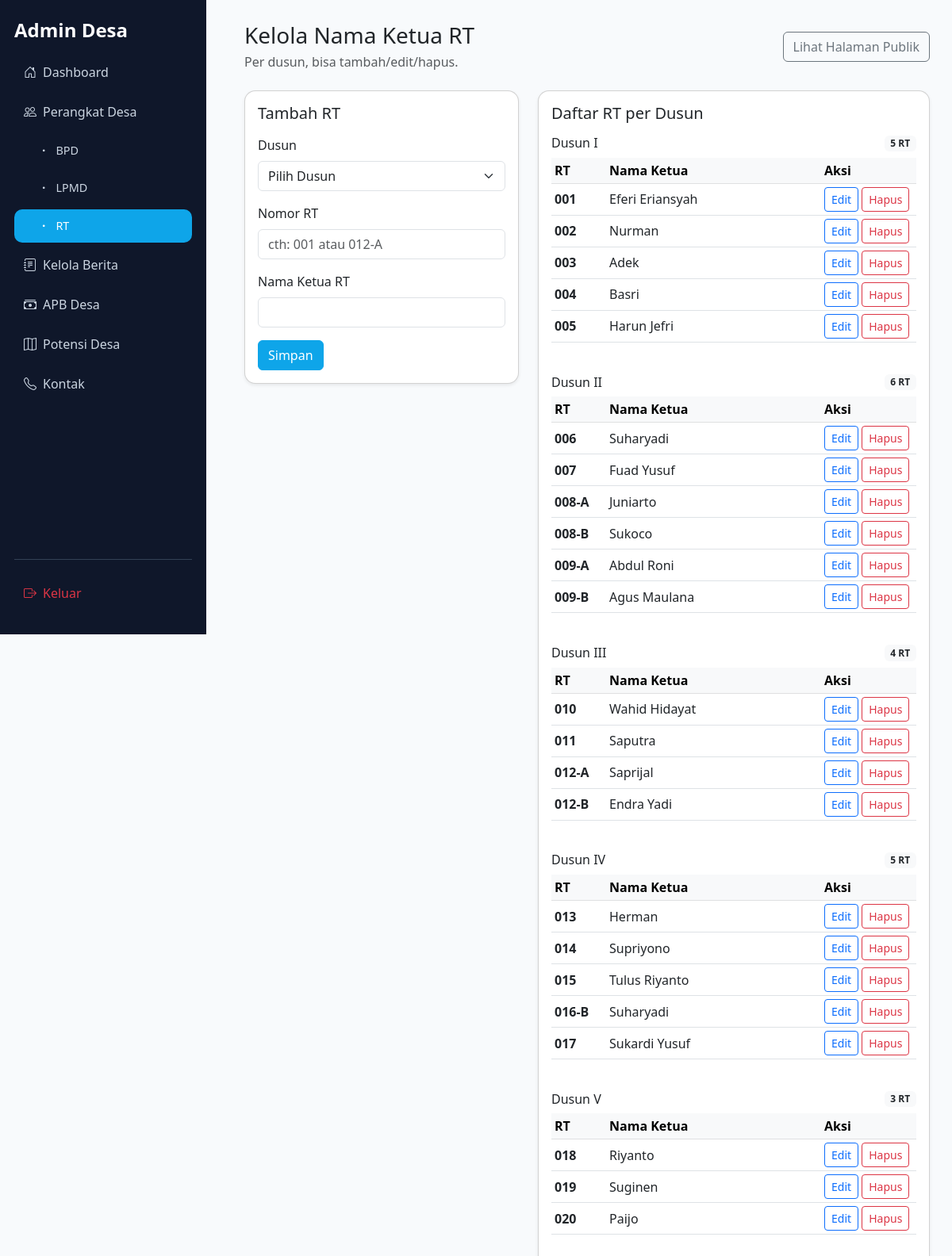
The app's page /admin/manage-rt.php (signed in) with its own data.
### tables this page shows
CREATE TABLE rt (
    id INT AUTO_INCREMENT PRIMARY KEY,
    dusun VARCHAR(5) NOT NULL,
    nomor_rt VARCHAR(10) NOT NULL,
    nama_ketua VARCHAR(100) NOT NULL,
    UNIQUE KEY unik_dusun_rt (dusun, nomor_rt)
);

### admin/manage-rt.php (the view, shortened to what this page needs)
<?php
require '../config/db.php';
$dusun_options = ['I','II','III','IV','V','VI','VII','VIII','IX','X','XI'];
$edit_data = null;
$data_rt = [];
$res = mysqli_query($conn, "SELECT * FROM rt ORDER BY FIELD(dusun,'I','II','III','IV','V','VI','VII','VIII','IX','X','XI'), nomor_rt ASC");
if ($res) {
    while ($row = mysqli_fetch_assoc($res)) {
        $data_rt[$row['dusun']][] = $row;
    }
}
?>
<!DOCTYPE html>
<html lang="id">
<head>
    <link href="https://cdn.jsdelivr.net/npm/bootstrap@5.3.0/dist/css/bootstrap.min.css" rel="stylesheet">
    <link href="https://cdn.jsdelivr.net/npm/bootstrap-icons@1.11.0/font/bootstrap-icons.css" rel="stylesheet">
</head>
<body>
    <div class="sidebar">
        <h4 class="fw-bold mb-3 text-white">Admin Desa</h4>
        <div style="flex: 1; overflow-y: auto;">
            <a href="index.php"><i class="bi bi-house-door me-2"></i>Dashboard</a>
            <a href="manage-struktur.php"><i class="bi bi-people me-2"></i>Perangkat Desa</a>
            <a href="manage-bpd.php" style="padding-left: 30px; font-size: 0.9em;"><i class="bi bi-dot me-2"></i>BPD</a>
            <a href="manage-lpmd.php" style="padding-left: 30px; font-size: 0.9em;"><i class="bi bi-dot me-2"></i>LPMD</a>
            <a href="manage-rt.php" class="active" style="padding-left: 30px; font-size: 0.9em;"><i class="bi bi-dot me-2"></i>RT</a>
            <a href="manage-berita.php"><i class="bi bi-journal-text me-2"></i>Kelola Berita</a>
            <a href="manage-apbdesa.php"><i class="bi bi-cash-stack me-2"></i>APB Desa</a>
            <a href="manage-potensi.php"><i class="bi bi-map me-2"></i>Potensi Desa</a>
            <a href="manage-kontak.php"><i class="bi bi-telephone me-2"></i>Kontak</a>
        </div>
        <div style="margin-top: auto; padding-top: 20px; border-top: 1px solid #334155;">
            <a href="logout.php" class="text-danger"><i class="bi bi-box-arrow-right me-2"></i>Keluar</a>
        </div>
    </div>
    <div class="content">
        <div class="d-flex justify-content-between align-items-center mb-4">
            <div>
                <h3 class="mb-1">Kelola Nama Ketua RT</h3>
                <p class="text-muted mb-0">Per dusun, bisa tambah/edit/hapus.</p>
            </div>
            <a class="btn btn-outline-secondary" href="struktur-organisasi.php" target="_blank">Lihat Halaman Publik</a>
        </div>
        <div class="row g-4">
            <div class="col-lg-5">
                <div class="card shadow-sm">
                    <div class="card-body">
                        <h5 class="card-title mb-3"><?php echo $edit_data ? 'Edit RT' : 'Tambah RT'; ?></h5>
                        <form method="post">
                            <div class="mb-3">
                                <label class="form-label">Dusun</label>
                                <select name="dusun" class="form-select" required>
                                    <option value="">Pilih Dusun</option>
                                </select>
                            </div>
                            <div class="mb-3">
                                <label class="form-label">Nomor RT</label>
                                <input type="text" name="nomor_rt" class="form-control" placeholder="cth: 001 atau 012-A" value="<?php echo $edit_data['nomor_rt'] ?? ''; ?>" required>
                            </div>
                            <div class="mb-3">
                                <label class="form-label">Nama Ketua RT</label>
                                <input type="text" name="nama_ketua" class="form-control" value="<?php echo $edit_data['nama_ketua'] ?? ''; ?>" required>
                            </div>
                            <div class="d-flex gap-2">
                                <button type="submit" name="simpan_rt" class="btn btn-primary">Simpan</button>
                            </div>
                        </form>
                    </div>
                </div>
            </div>
            <div class="col-lg-7">
                <div class="card shadow-sm">
                    <div class="card-body">
                        <h5 class="card-title mb-3">Daftar RT per Dusun</h5>
                        <?php if (empty($data_rt)): ?>
                            <p class="text-muted">Belum ada data RT.</p>
                        <?php else: ?>
                            <?php foreach ($dusun_options as $d): ?>
                                <?php if (empty($data_rt[$d])) continue; ?>
                                <div class="mb-4">
                                    <div class="d-flex justify-content-between align-items-center mb-2">
                                        <h6 class="mb-0">Dusun <?php echo $d; ?></h6>
                                        <span class="badge bg-light text-dark"><?php echo count($data_rt[$d]); ?> RT</span>
                                    </div>
                                    <div class="table-responsive">
                                        <table class="table table-sm align-middle">
                                            <thead class="table-light">
                                                <tr>
                                                    <th style="width:15%">RT</th>
                                                    <th>Nama Ketua</th>
                                                    <th style="width:120px">Aksi</th>
                                                </tr>
                                            </thead>
                                            <tbody>
                                                <?php foreach ($data_rt[$d] as $row): ?>
                                                    <tr>
                                                        <td><strong><?php echo htmlspecialchars($row['nomor_rt']); ?></strong></td>
                                                        <td><?php echo htmlspecialchars($row['nama_ketua']); ?></td>
                                                        <td>
                                                            <a class="btn btn-sm btn-outline-primary" href="manage-rt.php?edit=<?php echo $row['id']; ?>">Edit</a>
                                                            <a class="btn btn-sm btn-outline-danger" href="manage-rt.php?hapus=<?php echo $row['id']; ?>" onclick="return confirm('Hapus data RT ini?');">Hapus</a>
                                                        </td>
                                                    </tr>
                                                <?php endforeach; ?>
                                            </tbody>
                                        </table>
                                    </div>
                                </div>
                            <?php endforeach; ?>
                        <?php endif; ?>
                    </div>
                </div>
            </div>
        </div>
    </div>
</body>
</html>

### admin/manage-rt.php (style rules this page uses)
body { background:#f8fafc; }
.card { border-radius: 14px; }
.btn-primary { background:#0ea5e9; border-color:#0ea5e9; }
.sidebar { width:260px; background:#0f172a; min-height:100vh; position:fixed; color:#e2e8f0; padding:24px 18px; display: flex; flex-direction: column; }
.sidebar a { color:#cbd5e1; text-decoration:none; display:block; padding:10px 12px; border-radius:10px; margin-bottom:6px; }
.sidebar a.active, .sidebar a:hover { background:#0ea5e9; color:#fff; }
.content { margin-left:280px; padding:28px; }
table tr th, table tr td { vertical-align: middle; }

### records on screen
rt: nomor_rt "001", nama_ketua "Eferi Eriansyah"
rt: nomor_rt "002", nama_ketua "Nurman"
rt: nomor_rt "003", nama_ketua "Adek"
rt: nomor_rt "004", nama_ketua "Basri"
rt: nomor_rt "005", nama_ketua "Harun Jefri"
rt: nomor_rt "006", nama_ketua "Suharyadi"
rt: nomor_rt "007", nama_ketua "Fuad Yusuf"
rt: nomor_rt "008-A", nama_ketua "Juniarto"
rt: nomor_rt "008-B", nama_ketua "Sukoco"
rt: nomor_rt "009-A", nama_ketua "Abdul Roni"
rt: nomor_rt "009-B", nama_ketua "Agus Maulana"
rt: nomor_rt "010", nama_ketua "Wahid Hidayat"
rt: nomor_rt "011", nama_ketua "Saputra"
rt: nomor_rt "012-A", nama_ketua "Saprijal"
rt: nomor_rt "012-B", nama_ketua "Endra Yadi"
rt: nomor_rt "013", nama_ketua "Herman"
rt: nomor_rt "014", nama_ketua "Supriyono"
rt: nomor_rt "015", nama_ketua "Tulus Riyanto"
rt: nomor_rt "016-B", nama_ketua "Suharyadi"
rt: nomor_rt "017", nama_ketua "Sukardi Yusuf"
rt: nomor_rt "018", nama_ketua "Riyanto"
rt: nomor_rt "019", nama_ketua "Suginen"
rt: nomor_rt "020", nama_ketua "Paijo"

### other values on screen
$d "I"
count($data_rt[$d]) "5"
$d "II"
count($data_rt[$d]) "6"
$d "III"
count($data_rt[$d]) "4"
$d "IV"
$d "V"
count($data_rt[$d]) "3"
